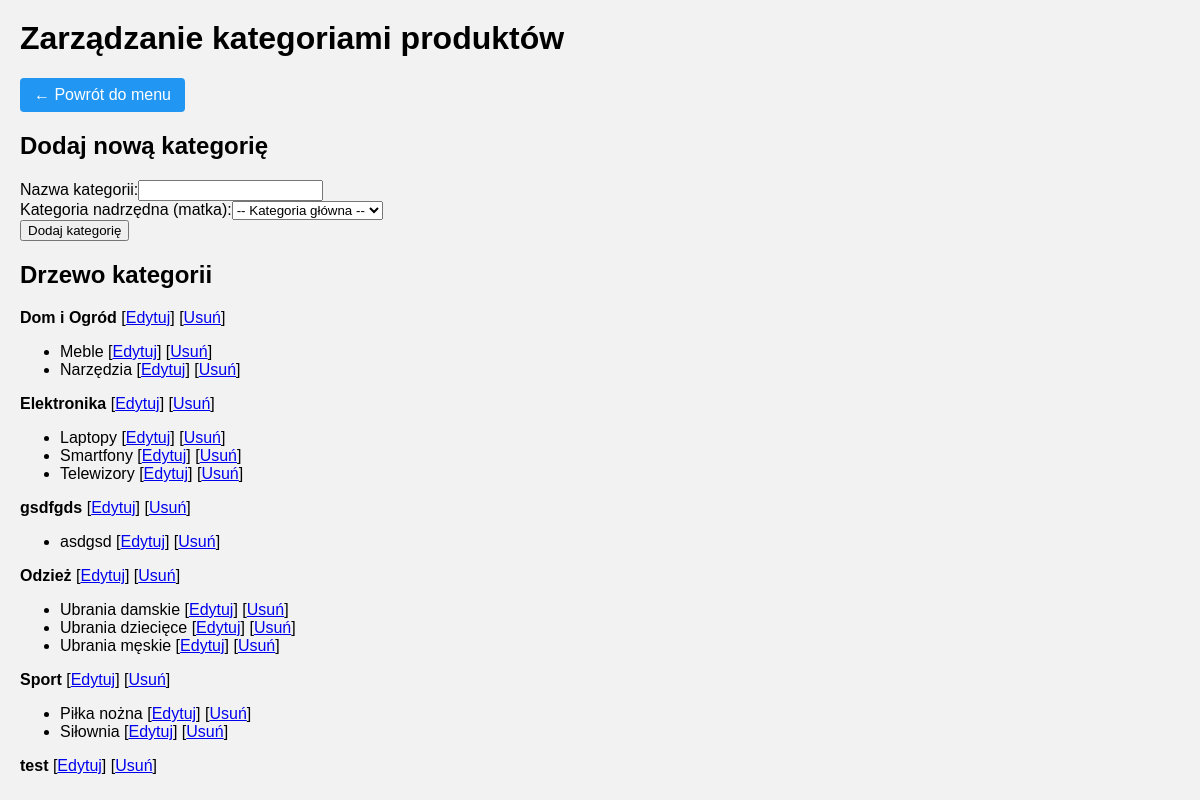
Screenshot of /admin/admin.php?modul=kategorie (signed in) with the database file from the repository.
### tables this page shows
CREATE TABLE `kategorie` (
  `id` int(11) NOT NULL,
  `matka` int(11) DEFAULT 0,
  `nazwa` varchar(255) NOT NULL
);

### kategorie.php (the view, shortened to what this page needs)
<?php
class ZarzadzajKategoriami
{
    private $db;
    public function __construct($conn)
    {
        $this->db = $conn;
    }
    public function PobierzKategorieGlowne()
    {
        $query = "SELECT * FROM kategorie WHERE matka = 0 ORDER BY nazwa LIMIT 100";
        $result = mysqli_query($this->db, $query);
        $kategorie = array();
        if ($result && mysqli_num_rows($result) > 0) {
            while ($row = mysqli_fetch_assoc($result)) {
                $kategorie[] = $row;
            }
        }
        return $kategorie;
    }
    public function PobierzPodkategorie($id_matki)
    {
        $id_matki = (int) $id_matki;
        $query = "SELECT * FROM kategorie WHERE matka = $id_matki ORDER BY nazwa LIMIT 100";
        $result = mysqli_query($this->db, $query);
        $podkategorie = array();
        if ($result && mysqli_num_rows($result) > 0) {
            while ($row = mysqli_fetch_assoc($result)) {
                $podkategorie[] = $row;
            }
        }
        return $podkategorie;
    }
    public function PokazKategorie()
    {
        $html = '<div class="drzewo-kategorii">';
        $html .= '<h2>Drzewo kategorii</h2>';
        $kategorie_glowne = $this->PobierzKategorieGlowne();
        foreach ($kategorie_glowne as $matka) {
            $html .= '<div class="kategoria-glowna">';
            $html .= '<strong>' . htmlspecialchars($matka['nazwa']) . '</strong>';
            $html .= ' <span class="akcje">';
            $html .= '[<a href="?modul=kategorie&akcja=edytuj&id=' . $matka['id'] . '">Edytuj</a>] ';
            $html .= '[<a href="?modul=kategorie&akcja=usun&id=' . $matka['id'] . '" onclick="return confirm(\'Czy na pewno usunąć?\')">Usuń</a>]';
            $html .= '</span>';
            $podkategorie = $this->PobierzPodkategorie($matka['id']);
            if (count($podkategorie) > 0) {
                $html .= '<ul class="podkategorie">';
                foreach ($podkategorie as $dziecko) {
                    $html .= '<li>';
                    $html .= htmlspecialchars($dziecko['nazwa']);
                    $html .= ' <span class="akcje">';
                    $html .= '[<a href="?modul=kategorie&akcja=edytuj&id=' . $dziecko['id'] . '">Edytuj</a>] ';
                    $html .= '[<a href="?modul=kategorie&akcja=usun&id=' . $dziecko['id'] . '" onclick="return confirm(\'Czy na pewno usunąć?\')">Usuń</a>]';
                    $html .= '</span>';
                    $html .= '</li>';
                }
                $html .= '</ul>';
            }
            $html .= '</div>';
        }
        $html .= '</div>';
        return $html;
    }
    public function GenerujSelectKategorii($wybrana = 0)
    {
        $html = '<option value="0">-- Kategoria główna --</option>';
        $kategorie = $this->PobierzKategorieGlowne();
        foreach ($kategorie as $kat) {
            $selected = ($kat['id'] == $wybrana) ? 'selected' : '';
            $html .= '<option value="' . $kat['id'] . '" ' . $selected . '>';
            $html .= htmlspecialchars($kat['nazwa']);
            $html .= '</option>';
        }
        return $html;
    }
}
?>

### rows the page displays
kategorie: nazwa "Dom i Ogród"
kategorie: value "Meble"
kategorie: value "Narzędzia"
kategorie: nazwa "Elektronika"
kategorie: value "Laptopy"
kategorie: value "Smartfony"
kategorie: value "Telewizory"
kategorie: nazwa "gsdfgds"
kategorie: value "asdgsd"
kategorie: nazwa "Odzież"
kategorie: value "Ubrania damskie"
kategorie: value "Ubrania dziecięce"
kategorie: value "Ubrania męskie"
kategorie: nazwa "Sport"
kategorie: value "Piłka nożna"
kategorie: value "Siłownia"
kategorie: nazwa "test"
